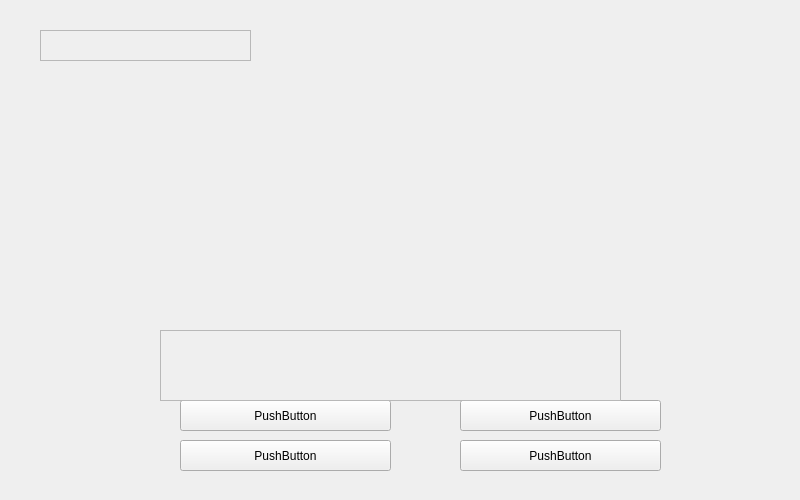
<?xml version="1.0" encoding="UTF-8"?>
<ui version="4.0">
 <class>QuestionView</class>
 <widget class="QWidget" name="QuestionView">
  <property name="geometry">
   <rect>
    <x>0</x>
    <y>0</y>
    <width>800</width>
    <height>500</height>
   </rect>
  </property>
  <property name="windowTitle">
   <string>Form</string>
  </property>
  <widget class="QPushButton" name="AnswerA">
   <property name="geometry">
    <rect>
     <x>180</x>
     <y>400</y>
     <width>211</width>
     <height>31</height>
    </rect>
   </property>
   <property name="text">
    <string>PushButton</string>
   </property>
  </widget>
  <widget class="QPushButton" name="AnswerC">
   <property name="geometry">
    <rect>
     <x>180</x>
     <y>440</y>
     <width>211</width>
     <height>31</height>
    </rect>
   </property>
   <property name="text">
    <string>PushButton</string>
   </property>
  </widget>
  <widget class="QPushButton" name="AnswerB">
   <property name="geometry">
    <rect>
     <x>460</x>
     <y>400</y>
     <width>201</width>
     <height>31</height>
    </rect>
   </property>
   <property name="text">
    <string>PushButton</string>
   </property>
  </widget>
  <widget class="QPushButton" name="AnswerD">
   <property name="geometry">
    <rect>
     <x>460</x>
     <y>440</y>
     <width>201</width>
     <height>31</height>
    </rect>
   </property>
   <property name="text">
    <string>PushButton</string>
   </property>
  </widget>
  <widget class="QTextEdit" name="Question">
   <property name="enabled">
    <bool>false</bool>
   </property>
   <property name="geometry">
    <rect>
     <x>160</x>
     <y>330</y>
     <width>461</width>
     <height>71</height>
    </rect>
   </property>
  </widget>
  <widget class="QTextEdit" name="moneyField">
   <property name="enabled">
    <bool>false</bool>
   </property>
   <property name="geometry">
    <rect>
     <x>40</x>
     <y>30</y>
     <width>211</width>
     <height>31</height>
    </rect>
   </property>
  </widget>
 </widget>
 <resources/>
 <connections/>
</ui>
